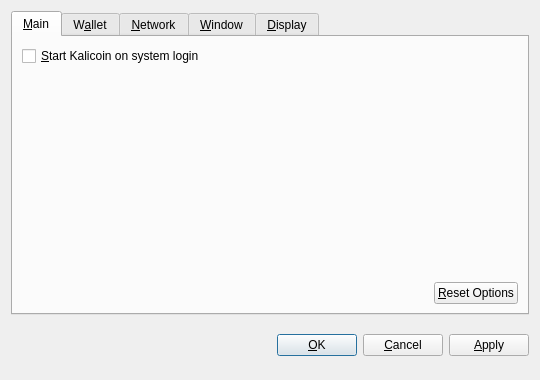
<?xml version="1.0" encoding="UTF-8"?>
<ui version="4.0">
 <class>OptionsDialog</class>
 <widget class="QDialog" name="OptionsDialog">
  <property name="geometry">
   <rect>
    <x>0</x>
    <y>0</y>
    <width>540</width>
    <height>380</height>
   </rect>
  </property>
  <property name="windowTitle">
   <string>Options</string>
  </property>
  <property name="modal">
   <bool>true</bool>
  </property>
  <layout class="QVBoxLayout" name="verticalLayout">
   <item>
    <widget class="QTabWidget" name="tabWidget">
     <property name="tabPosition">
      <enum>QTabWidget::North</enum>
     </property>
     <property name="currentIndex">
      <number>0</number>
     </property>
     <widget class="QWidget" name="tabMain">
      <attribute name="title">
       <string>&amp;Main</string>
      </attribute>
      <layout class="QVBoxLayout" name="verticalLayout_Main">
       <item>
        <widget class="QCheckBox" name="bitcoinAtStartup">
         <property name="toolTip">
          <string>Automatically start Kalicoin after logging in to the system.</string>
         </property>
         <property name="text">
          <string>&amp;Start Kalicoin on system login</string>
         </property>
        </widget>
       </item>
       <item>
        <spacer name="verticalSpacer_Main">
         <property name="orientation">
          <enum>Qt::Vertical</enum>
         </property>
         <property name="sizeHint" stdset="0">
          <size>
           <width>20</width>
           <height>40</height>
          </size>
         </property>
        </spacer>
       </item>
       <item>
        <layout class="QHBoxLayout" name="horizontalLayout_2_Main">
         <item>
          <spacer name="horizontalSpacer_2_Main">
           <property name="orientation">
            <enum>Qt::Horizontal</enum>
           </property>
           <property name="sizeHint" stdset="0">
            <size>
             <width>40</width>
             <height>20</height>
            </size>
           </property>
          </spacer>
         </item>
         <item>
          <widget class="QPushButton" name="resetButton">
           <property name="toolTip">
            <string>Reset all client options to default.</string>
           </property>
           <property name="text">
            <string>&amp;Reset Options</string>
           </property>
           <property name="autoDefault">
            <bool>false</bool>
           </property>
          </widget>
         </item>
        </layout>
       </item>
      </layout>
     </widget>
     <widget class="QWidget" name="tabWallet">
      <attribute name="title">
       <string>W&amp;allet</string>
      </attribute>
      <layout class="QVBoxLayout" name="verticalLayout_Network">
       <item>
        <widget class="QLabel" name="transactionFeeInfoLabel">
         <property name="text">
          <string>Optional transaction fee per kB that helps make sure your transactions are processed quickly. Most transactions are 1 kB.</string>
         </property>
         <property name="textFormat">
          <enum>Qt::PlainText</enum>
         </property>
         <property name="wordWrap">
          <bool>true</bool>
         </property>
        </widget>
       </item>
       <item>
        <layout class="QHBoxLayout" name="horizontalLayout_1_Main">
         <item>
          <widget class="QLabel" name="transactionFeeLabel">
           <property name="text">
            <string>Pay transaction &amp;fee</string>
           </property>
           <property name="textFormat">
            <enum>Qt::PlainText</enum>
           </property>
           <property name="buddy">
            <cstring>transactionFee</cstring>
           </property>
          </widget>
         </item>
         <item>
          <widget class="BitcoinAmountField" name="transactionFee"/>
         </item>
         <item>
          <spacer name="horizontalSpacer_1_Main">
           <property name="orientation">
            <enum>Qt::Horizontal</enum>
           </property>
           <property name="sizeHint" stdset="0">
            <size>
             <width>40</width>
             <height>20</height>
            </size>
           </property>
          </spacer>
         </item>
        </layout>
       </item>
       <item>
        <widget class="QLabel" name="label">
         <property name="text">
          <string>If you disable the spending of unconfirmed change, the change from a transaction cannot be used until that transaction has at least one confirmation. This also affects how your balance is computed.</string>
         </property>
         <property name="wordWrap">
          <bool>true</bool>
         </property>
        </widget>
       </item>
       <item>
        <widget class="QCheckBox" name="spendZeroConfChange">
         <property name="text">
          <string>Spend unconfirmed change  (experts only)</string>
         </property>
        </widget>
       </item>
       <item>
        <spacer name="verticalSpacer">
         <property name="orientation">
          <enum>Qt::Vertical</enum>
         </property>
         <property name="sizeHint" stdset="0">
          <size>
           <width>20</width>
           <height>40</height>
          </size>
         </property>
        </spacer>
       </item>
      </layout>
     </widget>
     <widget class="QWidget" name="tabNetwork">
      <attribute name="title">
       <string>&amp;Network</string>
      </attribute>
      <layout class="QVBoxLayout" name="verticalLayout_Network">
       <item>
        <widget class="QCheckBox" name="mapPortUpnp">
         <property name="toolTip">
          <string>Automatically open the Kalicoin client port on the router. This only works when your router supports UPnP and it is enabled.</string>
         </property>
         <property name="text">
          <string>Map port using &amp;UPnP</string>
         </property>
        </widget>
       </item>
       <item>
        <widget class="QCheckBox" name="connectSocks">
         <property name="toolTip">
          <string>Connect to the Kalicoin network through a SOCKS proxy (e.g. when connecting through Tor).</string>
         </property>
         <property name="text">
          <string>&amp;Connect through SOCKS proxy:</string>
         </property>
        </widget>
       </item>
       <item>
        <layout class="QHBoxLayout" name="horizontalLayout_Network">
         <item>
          <widget class="QLabel" name="proxyIpLabel">
           <property name="text">
            <string>Proxy &amp;IP:</string>
           </property>
           <property name="textFormat">
            <enum>Qt::PlainText</enum>
           </property>
           <property name="buddy">
            <cstring>proxyIp</cstring>
           </property>
          </widget>
         </item>
         <item>
          <widget class="QValidatedLineEdit" name="proxyIp">
           <property name="maximumSize">
            <size>
             <width>140</width>
             <height>16777215</height>
            </size>
           </property>
           <property name="toolTip">
            <string>IP address of the proxy (e.g. 127.0.0.1)</string>
           </property>
          </widget>
         </item>
         <item>
          <widget class="QLabel" name="proxyPortLabel">
           <property name="text">
            <string>&amp;Port:</string>
           </property>
           <property name="textFormat">
            <enum>Qt::PlainText</enum>
           </property>
           <property name="buddy">
            <cstring>proxyPort</cstring>
           </property>
          </widget>
         </item>
         <item>
          <widget class="QLineEdit" name="proxyPort">
           <property name="maximumSize">
            <size>
             <width>55</width>
             <height>16777215</height>
            </size>
           </property>
           <property name="toolTip">
            <string>Port of the proxy (e.g. 9050)</string>
           </property>
          </widget>
         </item>
         <item>
          <widget class="QLabel" name="socksVersionLabel">
           <property name="text">
            <string>SOCKS &amp;Version:</string>
           </property>
           <property name="textFormat">
            <enum>Qt::PlainText</enum>
           </property>
           <property name="buddy">
            <cstring>socksVersion</cstring>
           </property>
          </widget>
         </item>
         <item>
          <widget class="QValueComboBox" name="socksVersion">
           <property name="toolTip">
            <string>SOCKS version of the proxy (e.g. 5)</string>
           </property>
          </widget>
         </item>
         <item>
          <spacer name="horizontalSpacer_Network">
           <property name="orientation">
            <enum>Qt::Horizontal</enum>
           </property>
           <property name="sizeHint" stdset="0">
            <size>
             <width>40</width>
             <height>20</height>
            </size>
           </property>
          </spacer>
         </item>
        </layout>
       </item>
       <item>
        <spacer name="verticalSpacer_Network">
         <property name="orientation">
          <enum>Qt::Vertical</enum>
         </property>
         <property name="sizeHint" stdset="0">
          <size>
           <width>20</width>
           <height>40</height>
          </size>
         </property>
        </spacer>
       </item>
      </layout>
     </widget>
     <widget class="QWidget" name="tabWindow">
      <attribute name="title">
       <string>&amp;Window</string>
      </attribute>
      <layout class="QVBoxLayout" name="verticalLayout_Window">
       <item>
        <widget class="QCheckBox" name="minimizeToTray">
         <property name="toolTip">
          <string>Show only a tray icon after minimizing the window.</string>
         </property>
         <property name="text">
          <string>&amp;Minimize to the tray instead of the taskbar</string>
         </property>
        </widget>
       </item>
       <item>
        <widget class="QCheckBox" name="minimizeOnClose">
         <property name="toolTip">
          <string>Minimize instead of exit the application when the window is closed. When this option is enabled, the application will be closed only after selecting Quit in the menu.</string>
         </property>
         <property name="text">
          <string>M&amp;inimize on close</string>
         </property>
        </widget>
       </item>
       <item>
        <spacer name="verticalSpacer_Window">
         <property name="orientation">
          <enum>Qt::Vertical</enum>
         </property>
         <property name="sizeHint" stdset="0">
          <size>
           <width>20</width>
           <height>40</height>
          </size>
         </property>
        </spacer>
       </item>
      </layout>
     </widget>
     <widget class="QWidget" name="tabDisplay">
      <attribute name="title">
       <string>&amp;Display</string>
      </attribute>
      <layout class="QVBoxLayout" name="verticalLayout_Display">
       <item>
        <layout class="QHBoxLayout" name="horizontalLayout_1_Display">
         <item>
          <widget class="QLabel" name="langLabel">
           <property name="text">
            <string>User Interface &amp;language:</string>
           </property>
           <property name="textFormat">
            <enum>Qt::PlainText</enum>
           </property>
           <property name="buddy">
            <cstring>lang</cstring>
           </property>
          </widget>
         </item>
         <item>
          <widget class="QValueComboBox" name="lang">
           <property name="toolTip">
            <string>The user interface language can be set here. This setting will take effect after restarting Kalicoin.</string>
           </property>
          </widget>
         </item>
        </layout>
       </item>
       <item>
        <layout class="QHBoxLayout" name="horizontalLayout_2_Display">
         <item>
          <widget class="QLabel" name="unitLabel">
           <property name="text">
            <string>&amp;Unit to show amounts in:</string>
           </property>
           <property name="textFormat">
            <enum>Qt::PlainText</enum>
           </property>
           <property name="buddy">
            <cstring>unit</cstring>
           </property>
          </widget>
         </item>
         <item>
          <widget class="QValueComboBox" name="unit">
           <property name="toolTip">
            <string>Choose the default subdivision unit to show in the interface and when sending coins.</string>
           </property>
          </widget>
         </item>
        </layout>
       </item>
       <item>
        <widget class="QCheckBox" name="displayAddresses">
         <property name="toolTip">
          <string>Whether to show Kalicoin addresses in the transaction list or not.</string>
         </property>
         <property name="text">
          <string>&amp;Display addresses in transaction list</string>
         </property>
        </widget>
       </item>
       <item>
        <widget class="QCheckBox" name="coinControlFeatures">
         <property name="toolTip">
          <string>Whether to show coin control features or not.</string>
         </property>
         <property name="text">
          <string>Display coin &amp;control features (experts only!)</string>
         </property>
        </widget>
       </item>
       <item>
        <spacer name="verticalSpacer_Display">
         <property name="orientation">
          <enum>Qt::Vertical</enum>
         </property>
         <property name="sizeHint" stdset="0">
          <size>
           <width>20</width>
           <height>40</height>
          </size>
         </property>
        </spacer>
       </item>
      </layout>
     </widget>
    </widget>
   </item>
   <item>
    <layout class="QHBoxLayout" name="horizontalLayout_Buttons">
     <item>
      <spacer name="horizontalSpacer_1">
       <property name="orientation">
        <enum>Qt::Horizontal</enum>
       </property>
       <property name="sizeHint" stdset="0">
        <size>
         <width>40</width>
         <height>48</height>
        </size>
       </property>
      </spacer>
     </item>
     <item>
      <widget class="QLabel" name="statusLabel">
       <property name="font">
        <font>
         <weight>75</weight>
         <bold>true</bold>
        </font>
       </property>
       <property name="text">
        <string/>
       </property>
       <property name="textFormat">
        <enum>Qt::PlainText</enum>
       </property>
       <property name="wordWrap">
        <bool>true</bool>
       </property>
      </widget>
     </item>
     <item>
      <spacer name="horizontalSpacer_2">
       <property name="orientation">
        <enum>Qt::Horizontal</enum>
       </property>
       <property name="sizeHint" stdset="0">
        <size>
         <width>40</width>
         <height>48</height>
        </size>
       </property>
      </spacer>
     </item>
     <item>
      <widget class="QPushButton" name="okButton">
       <property name="text">
        <string>&amp;OK</string>
       </property>
      </widget>
     </item>
     <item>
      <widget class="QPushButton" name="cancelButton">
       <property name="text">
        <string>&amp;Cancel</string>
       </property>
       <property name="autoDefault">
        <bool>false</bool>
       </property>
      </widget>
     </item>
     <item>
      <widget class="QPushButton" name="applyButton">
       <property name="text">
        <string>&amp;Apply</string>
       </property>
       <property name="autoDefault">
        <bool>false</bool>
       </property>
      </widget>
     </item>
    </layout>
   </item>
  </layout>
 </widget>
 <customwidgets>
  <customwidget>
   <class>BitcoinAmountField</class>
   <extends>QSpinBox</extends>
   <header>bitcoinamountfield.h</header>
  </customwidget>
  <customwidget>
   <class>QValueComboBox</class>
   <extends>QComboBox</extends>
   <header>qvaluecombobox.h</header>
  </customwidget>
  <customwidget>
   <class>QValidatedLineEdit</class>
   <extends>QLineEdit</extends>
   <header>qvalidatedlineedit.h</header>
  </customwidget>
 </customwidgets>
 <resources/>
 <connections/>
</ui>
